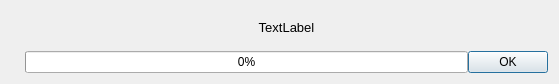
<?xml version="1.0" encoding="UTF-8"?>
<ui version="4.0">
 <class>Dialog</class>
 <widget class="QDialog" name="Dialog">
  <property name="geometry">
   <rect>
    <x>0</x>
    <y>0</y>
    <width>559</width>
    <height>84</height>
   </rect>
  </property>
  <property name="windowTitle">
   <string>Dialog</string>
  </property>
  <layout class="QHBoxLayout" name="mainLayout">
   <property name="spacing">
    <number>7</number>
   </property>
   <item>
    <widget class="QLabel" name="imgDialog">
     <property name="text">
      <string/>
     </property>
     <property name="alignment">
      <set>Qt::AlignCenter</set>
     </property>
    </widget>
   </item>
   <item>
    <layout class="QVBoxLayout" name="verticalLayout">
     <property name="spacing">
      <number>7</number>
     </property>
     <item>
      <widget class="QLabel" name="textDialog">
       <property name="font">
        <font>
         <pointsize>10</pointsize>
        </font>
       </property>
       <property name="text">
        <string>TextLabel</string>
       </property>
       <property name="alignment">
        <set>Qt::AlignCenter</set>
       </property>
      </widget>
     </item>
     <item>
      <layout class="QHBoxLayout" name="horizontalLayout">
       <property name="spacing">
        <number>0</number>
       </property>
       <item>
        <widget class="QProgressBar" name="progressBar">
         <property name="value">
          <number>0</number>
         </property>
        </widget>
       </item>
       <item>
        <widget class="QDialogButtonBox" name="buttonBox">
         <property name="sizePolicy">
          <sizepolicy hsizetype="Maximum" vsizetype="Fixed">
           <horstretch>0</horstretch>
           <verstretch>0</verstretch>
          </sizepolicy>
         </property>
         <property name="standardButtons">
          <set>QDialogButtonBox::Ok</set>
         </property>
         <property name="centerButtons">
          <bool>true</bool>
         </property>
        </widget>
       </item>
      </layout>
     </item>
    </layout>
   </item>
  </layout>
 </widget>
 <resources/>
 <connections/>
 <slots>
  <slot>slot1(QAbstractButton*)</slot>
 </slots>
</ui>
